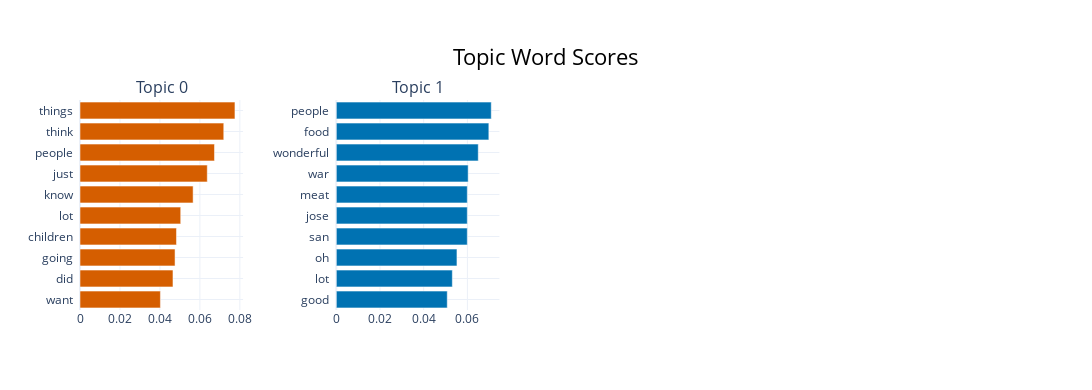

The notebook cell saved with this chart:
### Code cell
topic_model.visualize_barchart(n_words=10, height=300, width=325)

### Figure 1 — Plotly figure (JSON) as saved in the notebook; plotly's stock layout.template omitted (floating-point values rounded to 4 significant figures)
{"data": [{"marker": {"color": "#D55E00"}, "orientation": "h", "x": [0.04024, 0.04653, 0.04757, 0.04828, 0.0504, 0.05661, 0.0637, 0.0673, 0.07195, 0.07755], "y": ["want  ", "did  ", "going  ", "children  ", "lot  ", "know  ", "just  ", "people  ", "think  ", "things  "], "type": "bar", "xaxis": "x", "yaxis": "y"}, {"marker": {"color": "#0072B2"}, "orientation": "h", "x": [0.05079, 0.05311, 0.05523, 0.05996, 0.05996, 0.05996, 0.06036, 0.06498, 0.06982, 0.07093], "y": ["good  ", "lot  ", "oh  ", "san  ", "jose  ", "meat  ", "war  ", "wonderful  ", "food  ", "people  "], "type": "bar", "xaxis": "x2", "yaxis": "y2"}], "layout": {"xaxis": {"anchor": "y", "domain": [0.0, 0.175], "showgrid": true}, "yaxis": {"anchor": "x", "domain": [0.0, 1.0], "showgrid": true}, "xaxis2": {"anchor": "y2", "domain": [0.275, 0.45], "showgrid": true}, "yaxis2": {"anchor": "x2", "domain": [0.0, 1.0], "showgrid": true}, "xaxis3": {"anchor": "y3", "domain": [0.55, 0.725], "showgrid": true}, "yaxis3": {"anchor": "x3", "domain": [0.0, 1.0], "showgrid": true}, "xaxis4": {"anchor": "y4", "domain": [0.825, 1.0], "showgrid": true}, "yaxis4": {"anchor": "x4", "domain": [0.0, 1.0], "showgrid": true}, "annotations": [{"font": {"size": 16}, "showarrow": false, "text": "Topic 0", "x": 0.0875, "xanchor": "center", "xref": "paper", "y": 1.0, "yanchor": "bottom", "yref": "paper"}, {"font": {"size": 16}, "showarrow": false, "text": "Topic 1", "x": 0.3625, "xanchor": "center", "xref": "paper", "y": 1.0, "yanchor": "bottom", "yref": "paper"}], "title": {"font": {"size": 22, "color": "Black"}, "text": "Topic Word Scores", "x": 0.5, "xanchor": "center", "yanchor": "top"}, "hoverlabel": {"font": {"size": 16, "family": "Rockwell"}, "bgcolor": "white"}, "showlegend": false, "width": 1300, "height": 390.0}}
